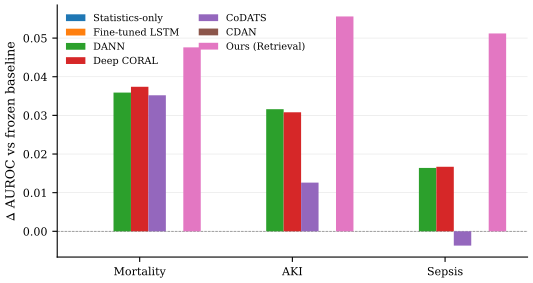

Recreate this plot in Python.
"""
Generate main results bar chart: all tasks x all methods.
Figure 2 in paper (experiments section).

Reads from: experiments/results/*.json
Output: paper/figures/fig_main_results.pdf
"""
import json
import os
import sys
import numpy as np
import matplotlib.pyplot as plt

# Add project root to path
PROJECT_ROOT = os.path.abspath(os.path.join(os.path.dirname(__file__), '..', '..'))
RESULTS_DIR = os.path.join(PROJECT_ROOT, 'experiments', 'results')
STYLE_PATH = os.path.join(os.path.dirname(__file__), 'neurips.mplstyle')
OUTPUT_PATH = os.path.join(os.path.dirname(__file__), 'fig_main_results.pdf')

plt.style.use(STYLE_PATH)

# --- Data: AUROC deltas from frozen baseline ---
# TODO: Replace with actual values loaded from result JSONs + bootstrap CIs

TASKS = ['Mortality', 'AKI', 'Sepsis']
BASELINES = {
    'Mortality': 0.8079,
    'AKI': 0.8558,
    'Sepsis': 0.7159,
}

# Method name -> {task: delta_auroc}
METHODS = {
    'Statistics-only': {'Mortality': 0.0, 'AKI': 0.0, 'Sepsis': 0.0},   # placeholder
    'Fine-tuned LSTM': {'Mortality': 0.0, 'AKI': 0.0, 'Sepsis': 0.0},   # placeholder
    'DANN':            {'Mortality': 0.0359, 'AKI': 0.0316, 'Sepsis': 0.0164},
    'Deep CORAL':      {'Mortality': 0.0374, 'AKI': 0.0308, 'Sepsis': 0.0167},
    'CoDATS':          {'Mortality': 0.0352, 'AKI': 0.0126, 'Sepsis': -0.0037},
    'CDAN':            {'Mortality': 0.0, 'AKI': 0.0, 'Sepsis': 0.0},    # placeholder
    'Ours (Retrieval)':{'Mortality': 0.0476, 'AKI': 0.0556, 'Sepsis': 0.0512},
}


def load_result(filename):
    """Load a result JSON and return AUROC delta."""
    path = os.path.join(RESULTS_DIR, filename)
    if os.path.exists(path):
        with open(path) as f:
            data = json.load(f)
        return data.get('difference', {}).get('AUCROC', 0.0)
    return None


def main():
    fig, ax = plt.subplots(figsize=(5.5, 3.0))

    x = np.arange(len(TASKS))
    n_methods = len(METHODS)
    width = 0.8 / n_methods

    for i, (method, deltas) in enumerate(METHODS.items()):
        values = [deltas[t] for t in TASKS]
        offset = (i - n_methods / 2 + 0.5) * width
        bars = ax.bar(x + offset, values, width, label=method, zorder=3)

    ax.set_ylabel(r'$\Delta$ AUROC vs frozen baseline')
    ax.set_xticks(x)
    ax.set_xticklabels(TASKS)
    ax.axhline(y=0, color='gray', linewidth=0.5, linestyle='--')
    ax.legend(loc='upper left', ncol=2, fontsize=7)
    ax.grid(axis='y', alpha=0.3)

    plt.savefig(OUTPUT_PATH)
    print(f"Saved: {OUTPUT_PATH}")


if __name__ == '__main__':
    main()
